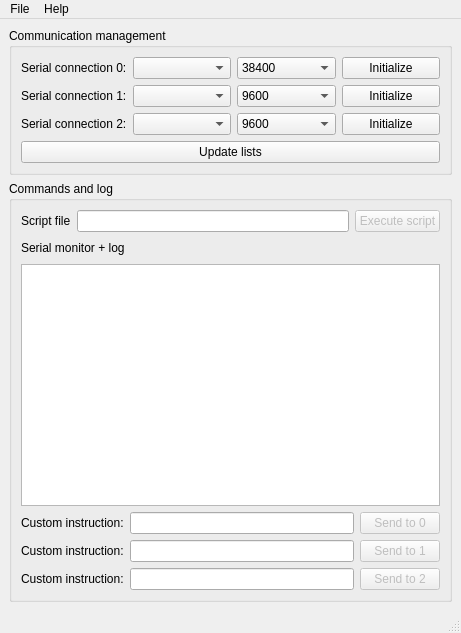
<?xml version="1.0" encoding="UTF-8"?>
<ui version="4.0">
 <class>MainWindow</class>
 <widget class="QMainWindow" name="MainWindow">
  <property name="geometry">
   <rect>
    <x>0</x>
    <y>0</y>
    <width>461</width>
    <height>633</height>
   </rect>
  </property>
  <property name="windowTitle">
   <string>Auto Lab</string>
  </property>
  <widget class="QWidget" name="centralwidget">
   <layout class="QVBoxLayout" name="verticalLayout">
    <item>
     <widget class="QGroupBox" name="groupBox_3">
      <property name="title">
       <string>Communication management</string>
      </property>
      <layout class="QFormLayout" name="formLayout">
       <item row="0" column="0">
        <widget class="QLabel" name="label">
         <property name="text">
          <string>Serial connection 0:</string>
         </property>
        </widget>
       </item>
       <item row="0" column="1">
        <layout class="QHBoxLayout" name="horizontalLayout_4">
         <item>
          <widget class="QComboBox" name="port_cB"/>
         </item>
         <item>
          <widget class="QComboBox" name="baudrate_cB">
           <property name="currentText">
            <string>38400</string>
           </property>
           <item>
            <property name="text">
             <string>38400</string>
            </property>
           </item>
           <item>
            <property name="text">
             <string>9600</string>
            </property>
           </item>
           <item>
            <property name="text">
             <string>115200</string>
            </property>
           </item>
          </widget>
         </item>
         <item>
          <widget class="QPushButton" name="init_btn">
           <property name="text">
            <string>Initialize</string>
           </property>
          </widget>
         </item>
        </layout>
       </item>
       <item row="1" column="0">
        <widget class="QLabel" name="label_0">
         <property name="text">
          <string>Serial connection 1:</string>
         </property>
        </widget>
       </item>
       <item row="1" column="1">
        <layout class="QHBoxLayout" name="horizontalLayout_6">
         <item>
          <widget class="QComboBox" name="port_cB_1"/>
         </item>
         <item>
          <widget class="QComboBox" name="baudrate_cB_1">
           <property name="currentText">
            <string>9600</string>
           </property>
           <item>
            <property name="text">
             <string>9600</string>
            </property>
           </item>
           <item>
            <property name="text">
             <string>19200</string>
            </property>
           </item>
           <item>
            <property name="text">
             <string>38400</string>
            </property>
           </item>
           <item>
            <property name="text">
             <string>115200</string>
            </property>
           </item>
          </widget>
         </item>
         <item>
          <widget class="QPushButton" name="init_btn_1">
           <property name="text">
            <string>Initialize</string>
           </property>
          </widget>
         </item>
        </layout>
       </item>
       <item row="2" column="0">
        <widget class="QLabel" name="label_2">
         <property name="text">
          <string>Serial connection 2:</string>
         </property>
        </widget>
       </item>
       <item row="2" column="1">
        <layout class="QHBoxLayout" name="horizontalLayout_13">
         <item>
          <widget class="QComboBox" name="port_cB_2"/>
         </item>
         <item>
          <widget class="QComboBox" name="baudrate_cB_2">
           <property name="currentText">
            <string>9600</string>
           </property>
           <item>
            <property name="text">
             <string>9600</string>
            </property>
           </item>
           <item>
            <property name="text">
             <string>19200</string>
            </property>
           </item>
           <item>
            <property name="text">
             <string>38400</string>
            </property>
           </item>
           <item>
            <property name="text">
             <string>115200</string>
            </property>
           </item>
          </widget>
         </item>
         <item>
          <widget class="QPushButton" name="init_btn_2">
           <property name="text">
            <string>Initialize</string>
           </property>
          </widget>
         </item>
        </layout>
       </item>
       <item row="3" column="0" colspan="2">
        <widget class="QPushButton" name="update_list_btn">
         <property name="text">
          <string>Update lists</string>
         </property>
        </widget>
       </item>
      </layout>
     </widget>
    </item>
    <item>
     <widget class="QGroupBox" name="groupBox">
      <property name="title">
       <string>Commands and log</string>
      </property>
      <layout class="QGridLayout" name="gridLayout">
       <item row="0" column="0">
        <layout class="QHBoxLayout" name="horizontalLayout_0">
         <item>
          <widget class="QLabel" name="label_9">
           <property name="text">
            <string>Script file</string>
           </property>
          </widget>
         </item>
         <item>
          <widget class="QLineEdit" name="cmdPath_lE"/>
         </item>
         <item>
          <widget class="QPushButton" name="execLabctlScript_btn">
           <property name="enabled">
            <bool>false</bool>
           </property>
           <property name="text">
            <string>Execute script</string>
           </property>
          </widget>
         </item>
        </layout>
       </item>
       <item row="1" column="0">
        <layout class="QHBoxLayout" name="horizontalLayout_3">
         <item>
          <widget class="QLabel" name="label_11">
           <property name="text">
            <string>Serial monitor + log</string>
           </property>
          </widget>
         </item>
         <item>
          <spacer name="horizontalSpacer_0">
           <property name="orientation">
            <enum>Qt::Horizontal</enum>
           </property>
           <property name="sizeHint" stdset="0">
            <size>
             <width>244</width>
             <height>20</height>
            </size>
           </property>
          </spacer>
         </item>
        </layout>
       </item>
       <item row="2" column="0">
        <widget class="QTextEdit" name="log_TE"/>
       </item>
       <item row="3" column="0">
        <layout class="QHBoxLayout" name="horizontalLayout_9">
         <item>
          <widget class="QLabel" name="label_6">
           <property name="text">
            <string>Custom instruction:</string>
           </property>
          </widget>
         </item>
         <item>
          <layout class="QHBoxLayout" name="horizontalLayout_10">
           <item>
            <widget class="QLineEdit" name="cmd_0"/>
           </item>
           <item>
            <widget class="QPushButton" name="send_btn_0">
             <property name="enabled">
              <bool>false</bool>
             </property>
             <property name="text">
              <string>Send to 0</string>
             </property>
            </widget>
           </item>
          </layout>
         </item>
        </layout>
       </item>
       <item row="4" column="0">
        <layout class="QHBoxLayout" name="horizontalLayout">
         <item>
          <widget class="QLabel" name="label_7">
           <property name="text">
            <string>Custom instruction:</string>
           </property>
          </widget>
         </item>
         <item>
          <layout class="QHBoxLayout" name="horizontalLayout_12">
           <item>
            <widget class="QLineEdit" name="cmd_1"/>
           </item>
           <item>
            <widget class="QPushButton" name="send_btn_1">
             <property name="enabled">
              <bool>false</bool>
             </property>
             <property name="text">
              <string>Send to 1</string>
             </property>
            </widget>
           </item>
          </layout>
         </item>
        </layout>
       </item>
       <item row="5" column="0">
        <layout class="QHBoxLayout" name="horizontalLayout_14">
         <item>
          <widget class="QLabel" name="label_12">
           <property name="text">
            <string>Custom instruction:</string>
           </property>
          </widget>
         </item>
         <item>
          <layout class="QHBoxLayout" name="horizontalLayout_15">
           <item>
            <widget class="QLineEdit" name="cmd_2"/>
           </item>
           <item>
            <widget class="QPushButton" name="send_btn_2">
             <property name="enabled">
              <bool>false</bool>
             </property>
             <property name="text">
              <string>Send to 2</string>
             </property>
            </widget>
           </item>
          </layout>
         </item>
        </layout>
       </item>
      </layout>
     </widget>
    </item>
   </layout>
  </widget>
  <widget class="QMenuBar" name="menubar">
   <property name="geometry">
    <rect>
     <x>0</x>
     <y>0</y>
     <width>461</width>
     <height>22</height>
    </rect>
   </property>
   <widget class="QMenu" name="menuFile">
    <property name="title">
     <string>File</string>
    </property>
    <addaction name="actionLoad_config"/>
    <addaction name="separator"/>
    <addaction name="actionExit"/>
   </widget>
   <widget class="QMenu" name="menuHelp">
    <property name="title">
     <string>Help</string>
    </property>
    <addaction name="actionAbout"/>
   </widget>
   <addaction name="menuFile"/>
   <addaction name="menuHelp"/>
  </widget>
  <widget class="QStatusBar" name="statusbar"/>
  <action name="actionAbout">
   <property name="text">
    <string>About</string>
   </property>
  </action>
  <action name="actionLoad_config">
   <property name="text">
    <string>Load config</string>
   </property>
  </action>
  <action name="actionExit">
   <property name="text">
    <string>Exit</string>
   </property>
  </action>
 </widget>
 <resources/>
 <connections/>
</ui>
